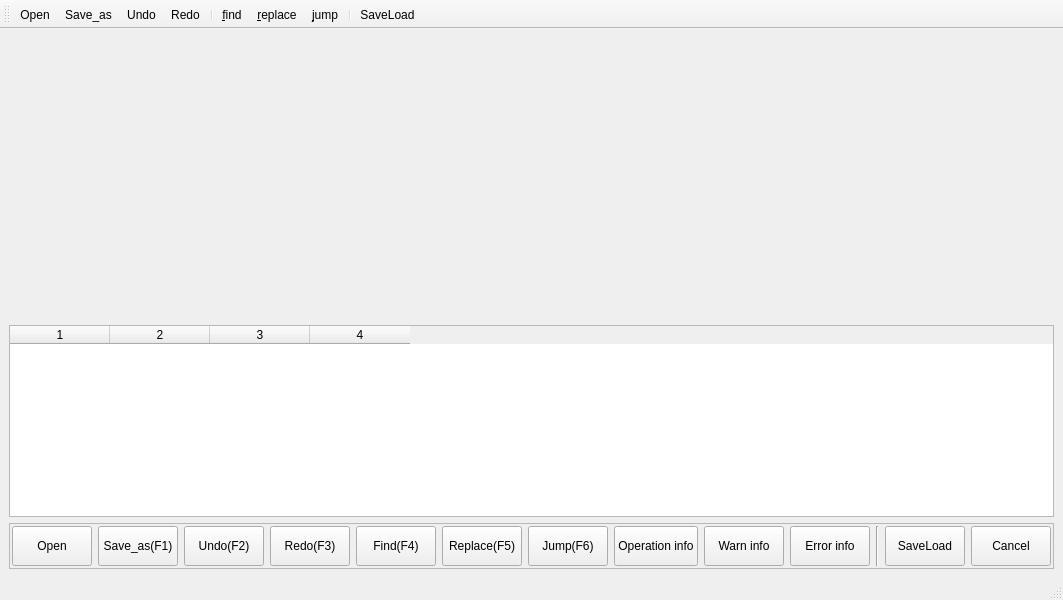
<?xml version="1.0" encoding="UTF-8"?>
<ui version="4.0">
 <class>FileEditor</class>
 <widget class="QMainWindow" name="FileEditor">
  <property name="geometry">
   <rect>
    <x>0</x>
    <y>0</y>
    <width>800</width>
    <height>600</height>
   </rect>
  </property>
  <property name="windowTitle">
   <string>MainWindow</string>
  </property>
  <widget class="QWidget" name="centralwidget">
   <layout class="QVBoxLayout" name="verticalLayout" stretch="1,0,0">
    <item>
     <widget class="QWidget" name="show_text_widget" native="true">
      <zorder>widget_btn</zorder>
      <zorder>btn_load</zorder>
     </widget>
    </item>
    <item>
     <widget class="QTableWidget" name="tableWidget">
      <property name="columnCount">
       <number>4</number>
      </property>
      <column/>
      <column/>
      <column/>
      <column/>
     </widget>
    </item>
    <item>
     <widget class="QFrame" name="widget_btn">
      <property name="frameShape">
       <enum>QFrame::StyledPanel</enum>
      </property>
      <property name="frameShadow">
       <enum>QFrame::Raised</enum>
      </property>
      <layout class="QHBoxLayout" name="horizontalLayout" stretch="1,1,0">
       <property name="leftMargin">
        <number>2</number>
       </property>
       <property name="topMargin">
        <number>2</number>
       </property>
       <property name="rightMargin">
        <number>2</number>
       </property>
       <property name="bottomMargin">
        <number>2</number>
       </property>
       <item>
        <widget class="QWidget" name="show_edit_btn" native="true">
         <layout class="QHBoxLayout" name="horizontalLayout_4">
          <property name="leftMargin">
           <number>0</number>
          </property>
          <property name="topMargin">
           <number>0</number>
          </property>
          <property name="rightMargin">
           <number>0</number>
          </property>
          <property name="bottomMargin">
           <number>0</number>
          </property>
          <item>
           <widget class="QPushButton" name="btn_open">
            <property name="minimumSize">
             <size>
              <width>0</width>
              <height>40</height>
             </size>
            </property>
            <property name="styleSheet">
             <string notr="true">QPushButton::pressed{
	background-color: rgb(85, 85, 255);
	color: rgb(255, 255, 255);
	 border: 2px solid #8f8f91;
     border-radius: 6px;
     min-width: 80px;
	border-color: rgb(28, 86, 15);
}</string>
            </property>
            <property name="text">
             <string>Open</string>
            </property>
           </widget>
          </item>
          <item>
           <widget class="QPushButton" name="btn_save">
            <property name="minimumSize">
             <size>
              <width>0</width>
              <height>40</height>
             </size>
            </property>
            <property name="styleSheet">
             <string notr="true">QPushButton::pressed{
	background-color: rgb(85, 85, 255);
	color: rgb(255, 255, 255);
	 border: 2px solid #8f8f91;
     border-radius: 6px;
     min-width: 80px;
	border-color: rgb(28, 86, 15);
}</string>
            </property>
            <property name="text">
             <string>Save_as(F1)</string>
            </property>
           </widget>
          </item>
          <item>
           <widget class="QPushButton" name="btn_undo">
            <property name="minimumSize">
             <size>
              <width>0</width>
              <height>40</height>
             </size>
            </property>
            <property name="styleSheet">
             <string notr="true">QPushButton::pressed{
	background-color: rgb(85, 85, 255);
	color: rgb(255, 255, 255);
	 border: 2px solid #8f8f91;
     border-radius: 6px;
     min-width: 80px;
	border-color: rgb(28, 86, 15);
}</string>
            </property>
            <property name="text">
             <string>Undo(F2)</string>
            </property>
           </widget>
          </item>
          <item>
           <widget class="QPushButton" name="btn_redo">
            <property name="minimumSize">
             <size>
              <width>0</width>
              <height>40</height>
             </size>
            </property>
            <property name="styleSheet">
             <string notr="true">QPushButton::pressed{
	background-color: rgb(85, 85, 255);
	color: rgb(255, 255, 255);
	 border: 2px solid #8f8f91;
     border-radius: 6px;
     min-width: 80px;
	border-color: rgb(28, 86, 15);
}</string>
            </property>
            <property name="text">
             <string>Redo(F3)</string>
            </property>
           </widget>
          </item>
          <item>
           <widget class="QPushButton" name="btn_find">
            <property name="minimumSize">
             <size>
              <width>0</width>
              <height>40</height>
             </size>
            </property>
            <property name="styleSheet">
             <string notr="true">QPushButton::pressed{
	background-color: rgb(85, 85, 255);
	color: rgb(255, 255, 255);
	 border: 2px solid #8f8f91;
     border-radius: 6px;
     min-width: 80px;
	border-color: rgb(28, 86, 15);
}</string>
            </property>
            <property name="text">
             <string>Find(F4)</string>
            </property>
           </widget>
          </item>
          <item>
           <widget class="QPushButton" name="btn_replace">
            <property name="minimumSize">
             <size>
              <width>0</width>
              <height>40</height>
             </size>
            </property>
            <property name="styleSheet">
             <string notr="true">QPushButton::pressed{
	background-color: rgb(85, 85, 255);
	color: rgb(255, 255, 255);
	 border: 2px solid #8f8f91;
     border-radius: 6px;
     min-width: 80px;
	border-color: rgb(28, 86, 15);
}</string>
            </property>
            <property name="text">
             <string>Replace(F5)</string>
            </property>
           </widget>
          </item>
          <item>
           <widget class="QPushButton" name="btn_jump">
            <property name="minimumSize">
             <size>
              <width>0</width>
              <height>40</height>
             </size>
            </property>
            <property name="styleSheet">
             <string notr="true">QPushButton::pressed{
	background-color: rgb(85, 85, 255);
	color: rgb(255, 255, 255);
	 border: 2px solid #8f8f91;
     border-radius: 6px;
     min-width: 80px;
	border-color: rgb(28, 86, 15);
}</string>
            </property>
            <property name="text">
             <string>Jump(F6)</string>
            </property>
           </widget>
          </item>
         </layout>
        </widget>
       </item>
       <item>
        <widget class="QWidget" name="show_info_btn" native="true">
         <layout class="QHBoxLayout" name="horizontalLayout_6">
          <property name="leftMargin">
           <number>0</number>
          </property>
          <property name="topMargin">
           <number>0</number>
          </property>
          <property name="rightMargin">
           <number>0</number>
          </property>
          <property name="bottomMargin">
           <number>0</number>
          </property>
          <item>
           <widget class="QPushButton" name="btn_info">
            <property name="minimumSize">
             <size>
              <width>0</width>
              <height>40</height>
             </size>
            </property>
            <property name="styleSheet">
             <string notr="true">QPushButton::checked{
     background-color: qlineargradient(spread:pad, x1:0.489, y1:0, x2:0.498, y2:0.989, stop:0 rgba(0, 170, 255, 185), stop:1 rgba(74, 207, 255, 180));
     border: 1px solid rgb(190, 190, 190);
	 border: 2px solid #8f8f91;
     border-radius: 6px;
     min-width: 80px;
}</string>
            </property>
            <property name="text">
             <string>Operation info</string>
            </property>
            <property name="checkable">
             <bool>true</bool>
            </property>
           </widget>
          </item>
          <item>
           <widget class="QPushButton" name="btn_warn">
            <property name="minimumSize">
             <size>
              <width>0</width>
              <height>40</height>
             </size>
            </property>
            <property name="styleSheet">
             <string notr="true">QPushButton::checked{
     background-color: qlineargradient(spread:pad, x1:0.489, y1:0, x2:0.498, y2:0.989, stop:0 rgba(0, 170, 255, 185), stop:1 rgba(74, 207, 255, 180));
     border: 1px solid rgb(190, 190, 190);
	 border: 2px solid #8f8f91;
     border-radius: 6px;
     min-width: 80px;
}</string>
            </property>
            <property name="text">
             <string>Warn info</string>
            </property>
            <property name="checkable">
             <bool>true</bool>
            </property>
           </widget>
          </item>
          <item>
           <widget class="QPushButton" name="btn_err">
            <property name="minimumSize">
             <size>
              <width>0</width>
              <height>40</height>
             </size>
            </property>
            <property name="styleSheet">
             <string notr="true">QPushButton::checked{
     background-color: qlineargradient(spread:pad, x1:0.489, y1:0, x2:0.498, y2:0.989, stop:0 rgba(0, 170, 255, 185), stop:1 rgba(74, 207, 255, 180));
     border: 1px solid rgb(190, 190, 190);
	 border: 2px solid #8f8f91;
     border-radius: 6px;
     min-width: 80px;
}</string>
            </property>
            <property name="text">
             <string>Error info</string>
            </property>
            <property name="checkable">
             <bool>true</bool>
            </property>
           </widget>
          </item>
         </layout>
        </widget>
       </item>
       <item>
        <widget class="QWidget" name="show_main_btn" native="true">
         <layout class="QHBoxLayout" name="horizontalLayout_5">
          <property name="leftMargin">
           <number>0</number>
          </property>
          <property name="topMargin">
           <number>0</number>
          </property>
          <property name="rightMargin">
           <number>0</number>
          </property>
          <property name="bottomMargin">
           <number>0</number>
          </property>
          <item>
           <widget class="Line" name="line">
            <property name="orientation">
             <enum>Qt::Vertical</enum>
            </property>
           </widget>
          </item>
          <item>
           <widget class="QPushButton" name="btn_load">
            <property name="minimumSize">
             <size>
              <width>0</width>
              <height>40</height>
             </size>
            </property>
            <property name="styleSheet">
             <string notr="true">QPushButton::pressed{
	background-color: rgb(85, 85, 255);
	color: rgb(255, 255, 255);
	 border: 2px solid #8f8f91;
     border-radius: 6px;
     min-width: 80px;
	border-color: rgb(28, 86, 15);
}</string>
            </property>
            <property name="text">
             <string>SaveLoad</string>
            </property>
            <property name="checkable">
             <bool>false</bool>
            </property>
           </widget>
          </item>
          <item>
           <widget class="QPushButton" name="btn_cancel">
            <property name="minimumSize">
             <size>
              <width>0</width>
              <height>40</height>
             </size>
            </property>
            <property name="styleSheet">
             <string notr="true">QPushButton::pressed{
	background-color: rgb(85, 85, 255);
	color: rgb(255, 255, 255);
	 border: 2px solid #8f8f91;
     border-radius: 6px;
     min-width: 80px;
	border-color: rgb(28, 86, 15);
}</string>
            </property>
            <property name="text">
             <string>Cancel</string>
            </property>
           </widget>
          </item>
         </layout>
        </widget>
       </item>
      </layout>
     </widget>
    </item>
   </layout>
  </widget>
  <widget class="QMenuBar" name="menubar">
   <property name="geometry">
    <rect>
     <x>0</x>
     <y>0</y>
     <width>800</width>
     <height>22</height>
    </rect>
   </property>
  </widget>
  <widget class="QStatusBar" name="statusbar"/>
  <widget class="QToolBar" name="toolBar">
   <property name="windowTitle">
    <string>toolBar</string>
   </property>
   <attribute name="toolBarArea">
    <enum>TopToolBarArea</enum>
   </attribute>
   <attribute name="toolBarBreak">
    <bool>false</bool>
   </attribute>
   <addaction name="actionOpen"/>
   <addaction name="actionSave"/>
   <addaction name="actionUndo"/>
   <addaction name="actionRedo"/>
   <addaction name="separator"/>
   <addaction name="actionFind"/>
   <addaction name="actionReplace"/>
   <addaction name="actionJump"/>
   <addaction name="separator"/>
   <addaction name="actionLoad"/>
  </widget>
  <action name="actionOpen">
   <property name="icon">
    <iconset>
     <normaloff>:/new/prefix1/document-open.png</normaloff>:/new/prefix1/document-open.png</iconset>
   </property>
   <property name="text">
    <string>Open</string>
   </property>
  </action>
  <action name="actionSave">
   <property name="icon">
    <iconset resource="source.qrc">
     <normaloff>:/new/prefix1/images/document-save-as.png</normaloff>:/new/prefix1/images/document-save-as.png</iconset>
   </property>
   <property name="text">
    <string>Save_as</string>
   </property>
  </action>
  <action name="actionUndo">
   <property name="icon">
    <iconset resource="source.qrc">
     <normaloff>:/new/prefix1/images/edit-undo.png</normaloff>:/new/prefix1/images/edit-undo.png</iconset>
   </property>
   <property name="text">
    <string>Undo</string>
   </property>
   <property name="toolTip">
    <string>Undo</string>
   </property>
   <property name="shortcut">
    <string>Ctrl+Z</string>
   </property>
  </action>
  <action name="actionRedo">
   <property name="icon">
    <iconset resource="source.qrc">
     <normaloff>:/new/prefix1/images/edit-redo.png</normaloff>:/new/prefix1/images/edit-redo.png</iconset>
   </property>
   <property name="text">
    <string>Redo</string>
   </property>
   <property name="shortcut">
    <string>Ctrl+Shift+Z</string>
   </property>
  </action>
  <action name="actionLoad">
   <property name="text">
    <string>SaveLoad</string>
   </property>
  </action>
  <action name="actionFind">
   <property name="checked">
    <bool>false</bool>
   </property>
   <property name="icon">
    <iconset resource="source.qrc">
     <normaloff>:/new/prefix1/images/edit-find.png</normaloff>:/new/prefix1/images/edit-find.png</iconset>
   </property>
   <property name="text">
    <string>&amp;find</string>
   </property>
   <property name="iconText">
    <string>&amp;find</string>
   </property>
   <property name="shortcut">
    <string>Ctrl+F</string>
   </property>
  </action>
  <action name="actionReplace">
   <property name="icon">
    <iconset resource="source.qrc">
     <normaloff>:/new/prefix1/images/edit-find-replace.png</normaloff>:/new/prefix1/images/edit-find-replace.png</iconset>
   </property>
   <property name="text">
    <string>&amp;replace</string>
   </property>
   <property name="iconText">
    <string>&amp;replace</string>
   </property>
   <property name="shortcut">
    <string>Ctrl+R</string>
   </property>
  </action>
  <action name="actionJump">
   <property name="icon">
    <iconset resource="source.qrc">
     <normaloff>:/new/prefix1/images/document-send.png</normaloff>:/new/prefix1/images/document-send.png</iconset>
   </property>
   <property name="text">
    <string>jump</string>
   </property>
   <property name="iconText">
    <string>&amp;jump</string>
   </property>
   <property name="shortcut">
    <string>Ctrl+J</string>
   </property>
  </action>
 </widget>
 <resources>
  <include location="source.qrc"/>
 </resources>
 <connections/>
</ui>
